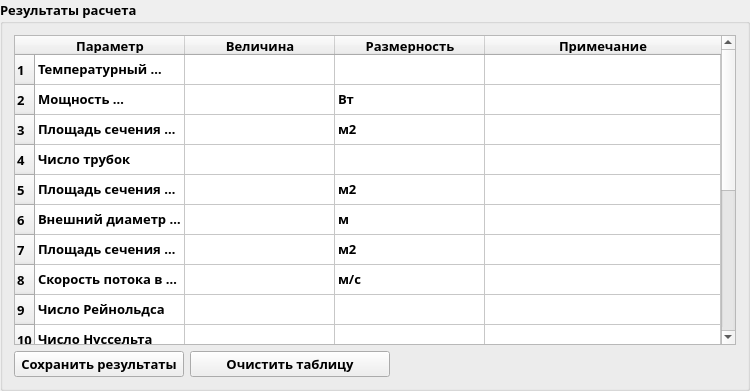
     <widget class="QGroupBox" name="groupBox_4">
      <property name="minimumSize">
       <size>
        <width>750</width>
        <height>380</height>
       </size>
      </property>
      <property name="font">
       <font>
        <family>Segoe UI Semibold</family>
        <pointsize>10</pointsize>
        <bold>true</bold>
       </font>
      </property>
      <property name="title">
       <string>Результаты расчета</string>
      </property>
      <layout class="QFormLayout" name="formLayout">
       <item row="0" column="0" colspan="2">
        <widget class="QTableWidget" name="Table">
         <property name="minimumSize">
          <size>
           <width>0</width>
           <height>310</height>
          </size>
         </property>
         <attribute name="horizontalHeaderDefaultSectionSize">
          <number>150</number>
         </attribute>
         <attribute name="horizontalHeaderShowSortIndicator" stdset="0">
          <bool>true</bool>
         </attribute>
         <attribute name="horizontalHeaderStretchLastSection">
          <bool>true</bool>
         </attribute>
         <row>
          <property name="text">
           <string>1</string>
          </property>
         </row>
         <row>
          <property name="text">
           <string>2</string>
          </property>
         </row>
         <row>
          <property name="text">
           <string>3</string>
          </property>
         </row>
         <row>
          <property name="text">
           <string>4</string>
          </property>
         </row>
         <row>
          <property name="text">
           <string>5</string>
          </property>
         </row>
         <row>
          <property name="text">
           <string>6</string>
          </property>
         </row>
         <row>
          <property name="text">
           <string>7</string>
          </property>
         </row>
         <row>
          <property name="text">
           <string>8</string>
          </property>
         </row>
         <row>
          <property name="text">
           <string>9</string>
          </property>
         </row>
         <row>
          <property name="text">
           <string>10</string>
          </property>
         </row>
         <row>
          <property name="text">
           <string>11</string>
          </property>
         </row>
         <row>
          <property name="text">
           <string>12</string>
          </property>
         </row>
         <row>
          <property name="text">
           <string>13</string>
          </property>
         </row>
         <row>
          <property name="text">
           <string>14</string>
          </property>
         </row>
         <row>
          <property name="text">
           <string>15</string>
          </property>
         </row>
         <row>
          <property name="text">
           <string>16</string>
          </property>
         </row>
         <row>
          <property name="text">
           <string>17</string>
          </property>
         </row>
         <row>
          <property name="text">
           <string>18</string>
          </property>
         </row>
         <column>
          <property name="text">
           <string>Параметр</string>
          </property>
          <property name="font">
           <font>
            <pointsize>10</pointsize>
            <bold>true</bold>
           </font>
          </property>
         </column>
         <column>
          <property name="text">
           <string>Величина</string>
          </property>
          <property name="font">
           <font>
            <pointsize>10</pointsize>
            <bold>true</bold>
           </font>
          </property>
         </column>
         <column>
          <property name="text">
           <string>Размерность</string>
          </property>
          <property name="font">
           <font>
            <pointsize>10</pointsize>
            <bold>true</bold>
           </font>
          </property>
         </column>
         <column>
          <property name="text">
           <string>Примечание</string>
          </property>
          <property name="font">
           <font>
            <pointsize>10</pointsize>
            <bold>true</bold>
           </font>
          </property>
         </column>
         <item row="0" column="0">
          <property name="text">
           <string>Температурный напор</string>
          </property>
         </item>
         <item row="0" column="2">
          <property name="text">
           <string/>
          </property>
         </item>
         <item row="1" column="0">
          <property name="text">
           <string>Мощность теплопередачи</string>
          </property>
         </item>
         <item row="1" column="2">
          <property name="text">
           <string>Вт</string>
          </property>
         </item>
         <item row="2" column="0">
          <property name="text">
           <string>Площадь сечения одной трубки</string>
          </property>
         </item>
         <item row="2" column="2">
          <property name="text">
           <string>м2</string>
          </property>
         </item>
         <item row="3" column="0">
          <property name="text">
           <string>Число трубок</string>
          </property>
         </item>
         <item row="3" column="2">
          <property name="text">
           <string/>
          </property>
         </item>
         <item row="4" column="0">
          <property name="text">
           <string>Площадь сечения трубок</string>
          </property>
         </item>
         <item row="4" column="2">
          <property name="text">
           <string>м2</string>
          </property>
         </item>
         <item row="5" column="0">
          <property name="text">
           <string>Внешний диаметр теплообменного аппарата</string>
          </property>
         </item>
         <item row="5" column="2">
          <property name="text">
           <string>м</string>
          </property>
         </item>
         <item row="6" column="0">
          <property name="text">
           <string>Площадь сечения межтрубного пространства</string>
          </property>
         </item>
         <item row="6" column="2">
          <property name="text">
           <string>м2</string>
          </property>
         </item>
         <item row="7" column="0">
          <property name="text">
           <string>Скорость потока в трубном пространстве</string>
          </property>
         </item>
         <item row="7" column="2">
          <property name="text">
           <string>м/с</string>
          </property>
         </item>
         <item row="8" column="0">
          <property name="text">
           <string>Число Рейнольдса</string>
          </property>
         </item>
         <item row="8" column="2">
          <property name="text">
           <string/>
          </property>
         </item>
         <item row="9" column="0">
          <property name="text">
           <string>Число Нуссельта</string>
          </property>
         </item>
         <item row="10" column="0">
          <property name="text">
           <string>Коэффициент теплоотдачи в трубном пространстве</string>
          </property>
         </item>
         <item row="10" column="2">
          <property name="text">
           <string>Вт/(м2 К)</string>
          </property>
         </item>
         <item row="11" column="0">
          <property name="text">
           <string>Скорость потока в межтрубном пространстве</string>
          </property>
         </item>
         <item row="11" column="2">
          <property name="text">
           <string>м/с</string>
          </property>
         </item>
         <item row="12" column="0">
          <property name="text">
           <string>Число Рейнольдса</string>
          </property>
         </item>
         <item row="12" column="2">
          <property name="text">
           <string/>
          </property>
         </item>
         <item row="13" column="0">
          <property name="text">
           <string>Число Нуссельта</string>
          </property>
         </item>
         <item row="13" column="2">
          <property name="text">
           <string/>
          </property>
         </item>
         <item row="14" column="0">
          <property name="text">
           <string>Коэффициент теплоотдачи в межтрубном пространстве</string>
          </property>
         </item>
         <item row="14" column="2">
          <property name="text">
           <string>Вт/(м2 К)</string>
          </property>
         </item>
         <item row="15" column="0">
          <property name="text">
           <string>Коэффициент теплопередачи</string>
          </property>
         </item>
         <item row="15" column="2">
          <property name="text">
           <string>Вт/(м2 К)</string>
          </property>
         </item>
         <item row="16" column="0">
          <property name="text">
           <string>Площадь теплообмена</string>
          </property>
         </item>
         <item row="16" column="2">
          <property name="text">
           <string>м2</string>
          </property>
         </item>
         <item row="17" column="0">
          <property name="text">
           <string>Длинна трубок</string>
          </property>
         </item>
         <item row="17" column="2">
          <property name="text">
           <string>м</string>
          </property>
         </item>
        </widget>
       </item>
       <item row="1" column="0">
        <widget class="QPushButton" name="Button_save_exel">
         <property name="sizePolicy">
          <sizepolicy hsizetype="Maximum" vsizetype="Fixed">
           <horstretch>0</horstretch>
           <verstretch>0</verstretch>
          </sizepolicy>
         </property>
         <property name="minimumSize">
          <size>
           <width>170</width>
           <height>25</height>
          </size>
         </property>
         <property name="maximumSize">
          <size>
           <width>200</width>
           <height>16777215</height>
          </size>
         </property>
         <property name="text">
          <string>Сохранить результаты</string>
         </property>
        </widget>
       </item>
       <item row="1" column="1">
        <widget class="QPushButton" name="Button_clear_table">
         <property name="minimumSize">
          <size>
           <width>170</width>
           <height>25</height>
          </size>
         </property>
         <property name="maximumSize">
          <size>
           <width>200</width>
           <height>16777215</height>
          </size>
         </property>
         <property name="text">
          <string>Очистить таблицу</string>
         </property>
        </widget>
       </item>
      </layout>
     </widget>
